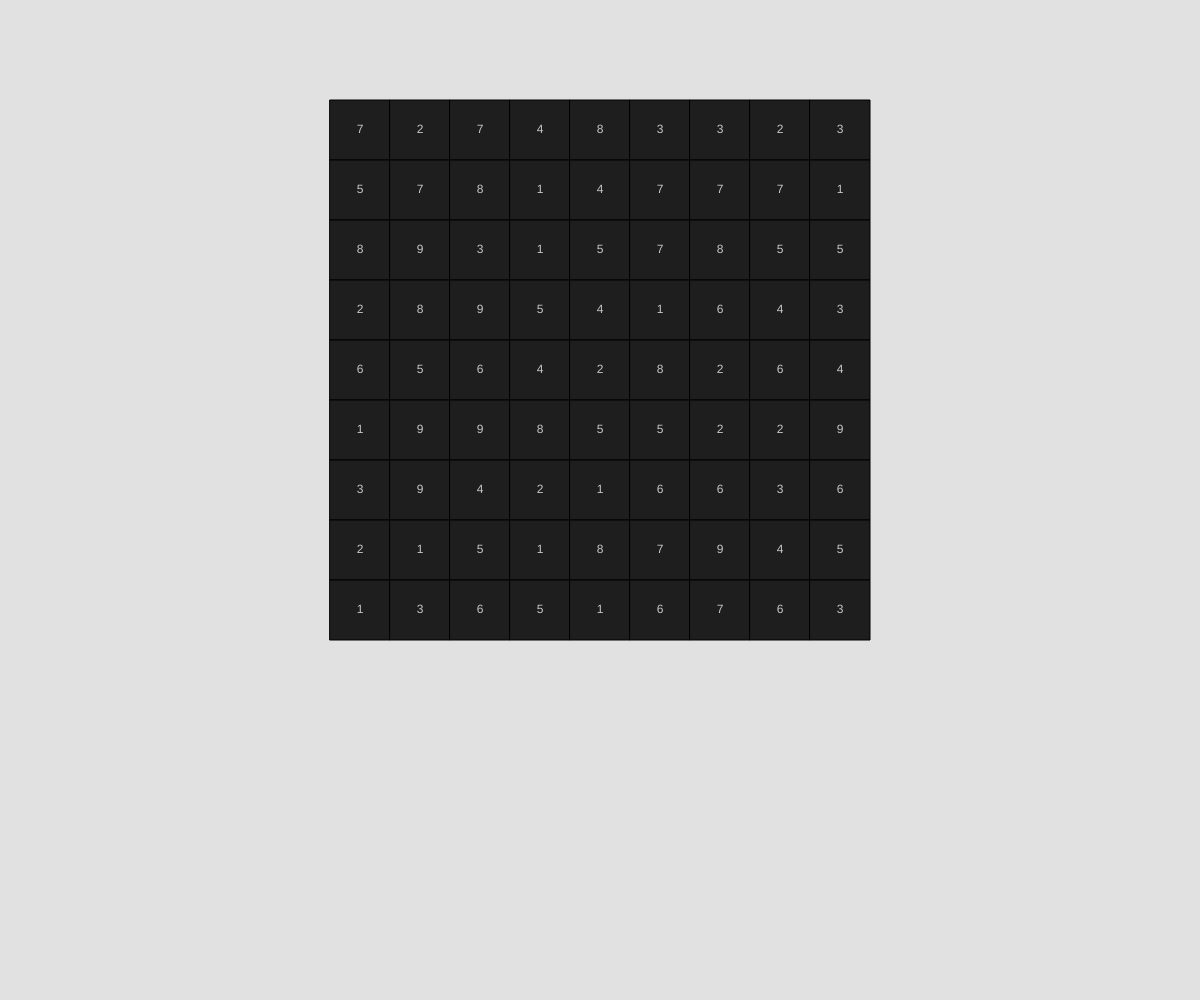
Frame 1 (no input)
Frame 60 (no input): identical to frame 1, image omitted
Frame 120 (the mouse pressed at the canvas centre since frame 60): identical to frame 1, image omitted

The p5.js sketch that drew this single still picture (run headless with seeded random() and noise() and a simulated clock; from frame 60 on, the mouse is pressed at the canvas centre):

// p5.js sketch
// ── sketch.js
// Grid Project - Sudoku
// Avery Walker
// Oct 29th
//
// Extra for Experts:
//

let grid;

const GRID_SIZE = 9;
let cellSize;
//need a variable per cell about whether to show it or not....
let showAllNumbers = true;


function setup() {
  createCanvas(windowWidth, windowHeight);
  cellSize = 60;

  grid = generateSudoku();
}

function draw() {
  background(225);
  displaySudoku();
}

function displaySudoku() {
  for (let y = 0; y < GRID_SIZE; y++) {
    for (let x = 0; x < GRID_SIZE; x++) {
      fill(30);
      square(x*cellSize + (width/2-cellSize*9/2), y*cellSize+100, cellSize);
      fill(200);
      textAlign(CENTER, CENTER);

      if (showAllNumbers) {
        text(`${grid[y][x]}`,   x*cellSize + (width/2-cellSize*9/2) + cellSize/2,   y*cellSize + 100 + cellSize/2);
      }
    }
  }
}

function mouseClicked() {
  for (let y = 0; y < GRID_SIZE; y++) {
    for (let x = 0; x < GRID_SIZE; x++) {
    }
  }
}

function generateSudoku() {
  let possibleNumbers = [1, 2, 3, 4, 5, 6, 7, 8, 9];
  let newGrid = [];
  for (let y = 0; y < GRID_SIZE; y++){
    newGrid.push([]);
    for(let x = 0; x < GRID_SIZE; x++) {
      //checkViableNumbers(x, y);
      //push random from whatever numbers ^ returns
      newGrid[y].push(random(possibleNumbers));
    }
  }
  return newGrid;
}

function ChooseHints() {
  //select what cells the player will be able to see
}

function checkViableNumbers(mainX, mainY) {
  //needs to check row
  //check column
  //check box
  //return possible numbers
}
